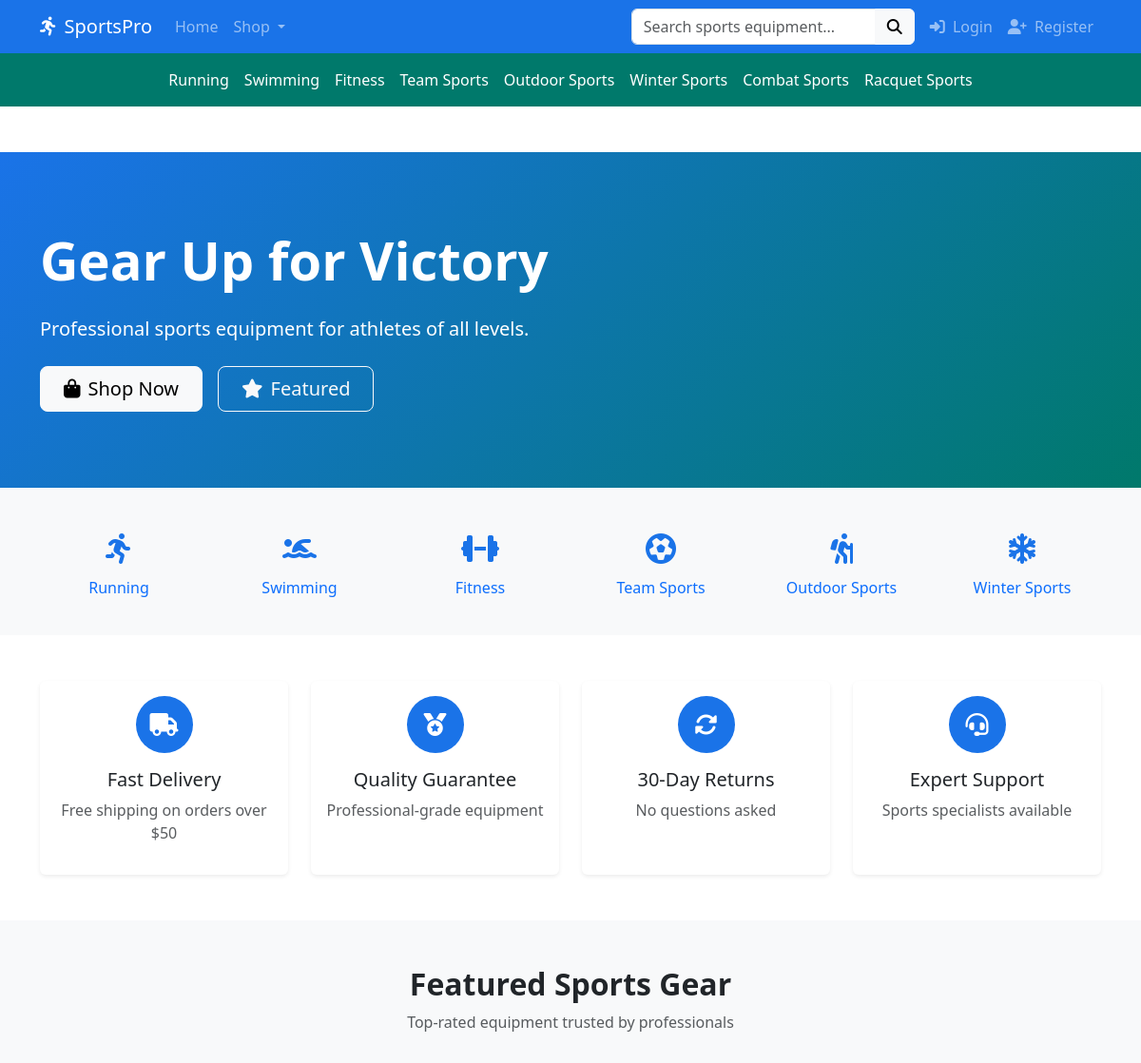
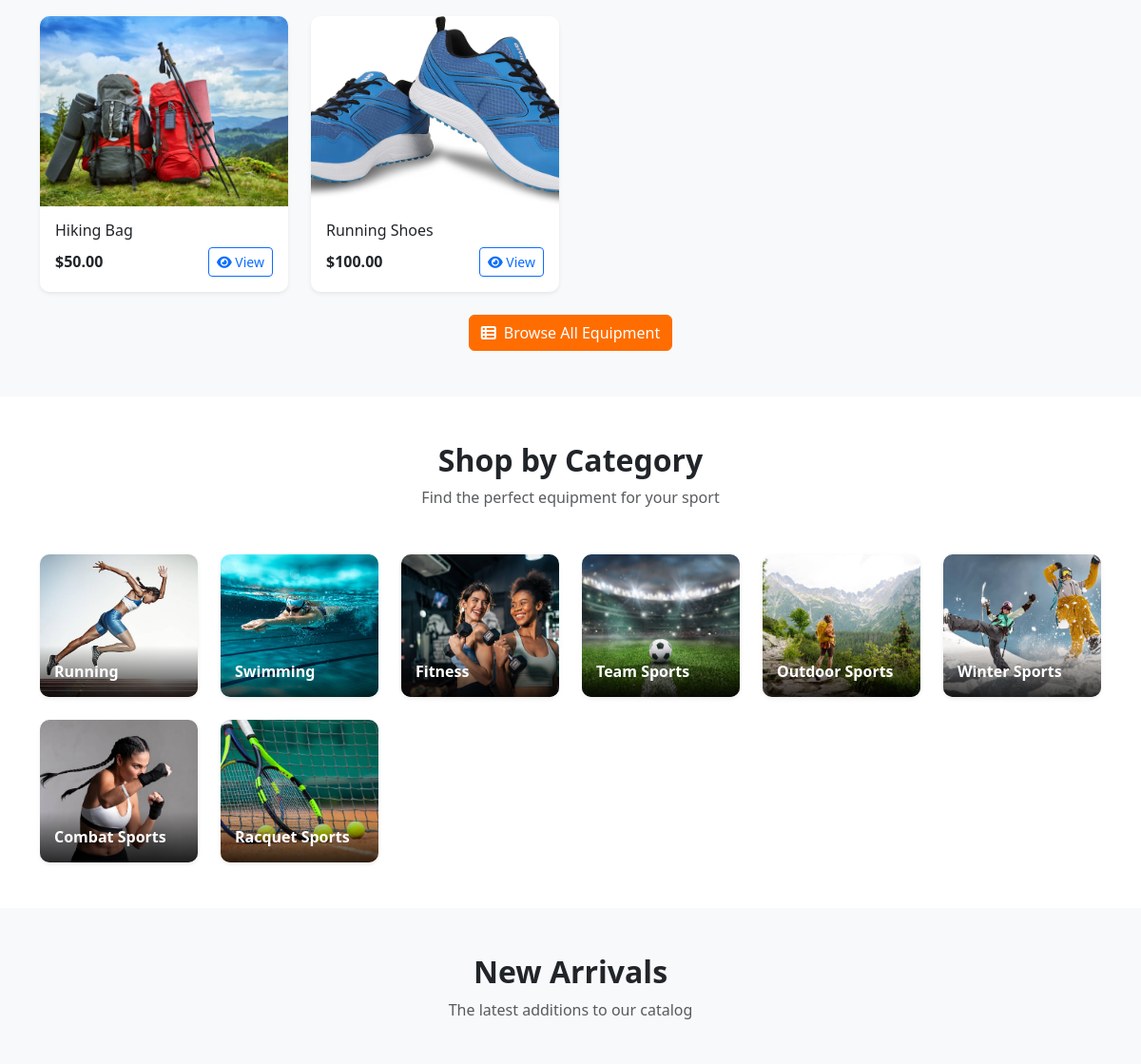
Before: /users/ (upper part) with the older database file (2 pictures, top to bottom).
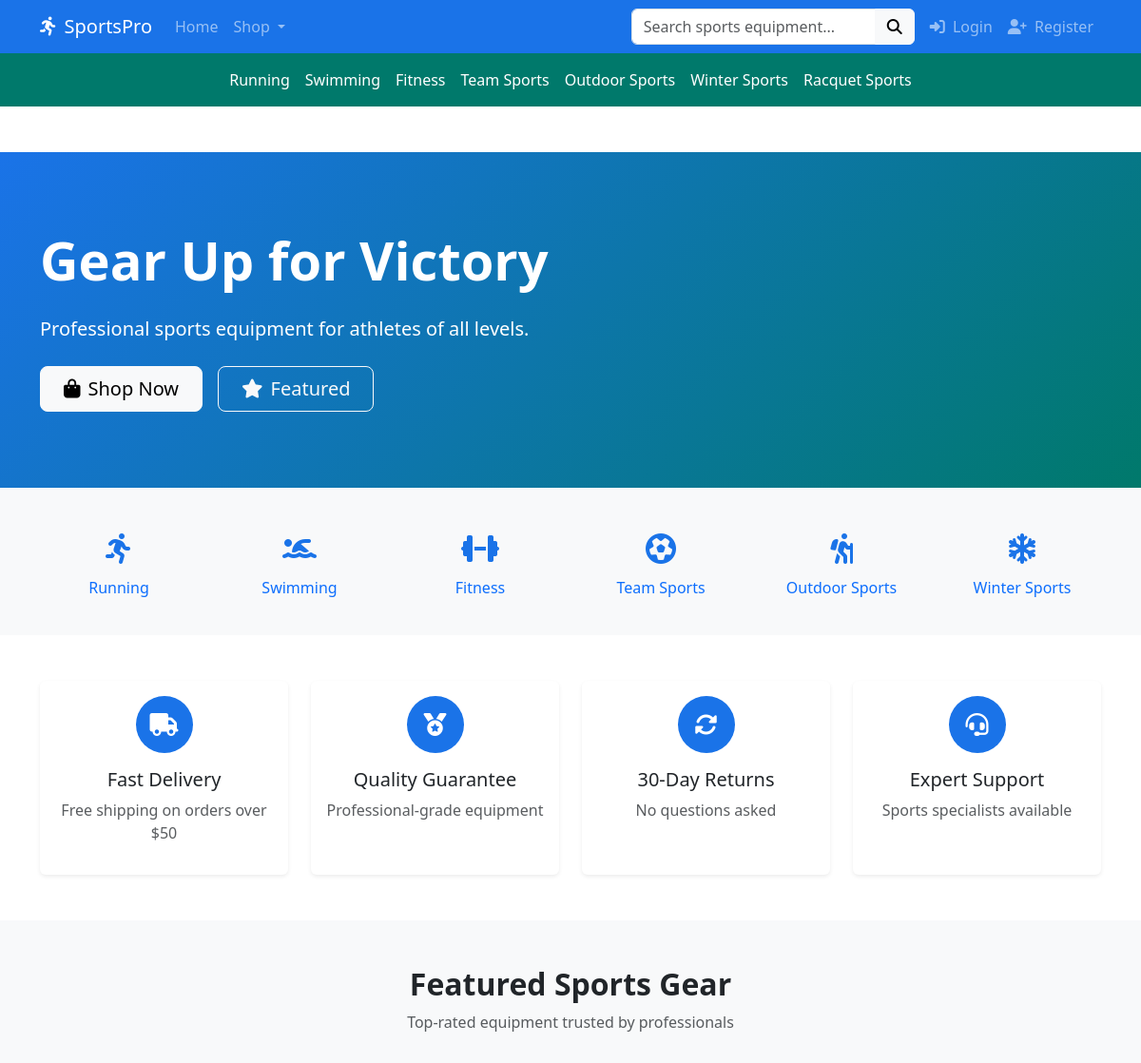
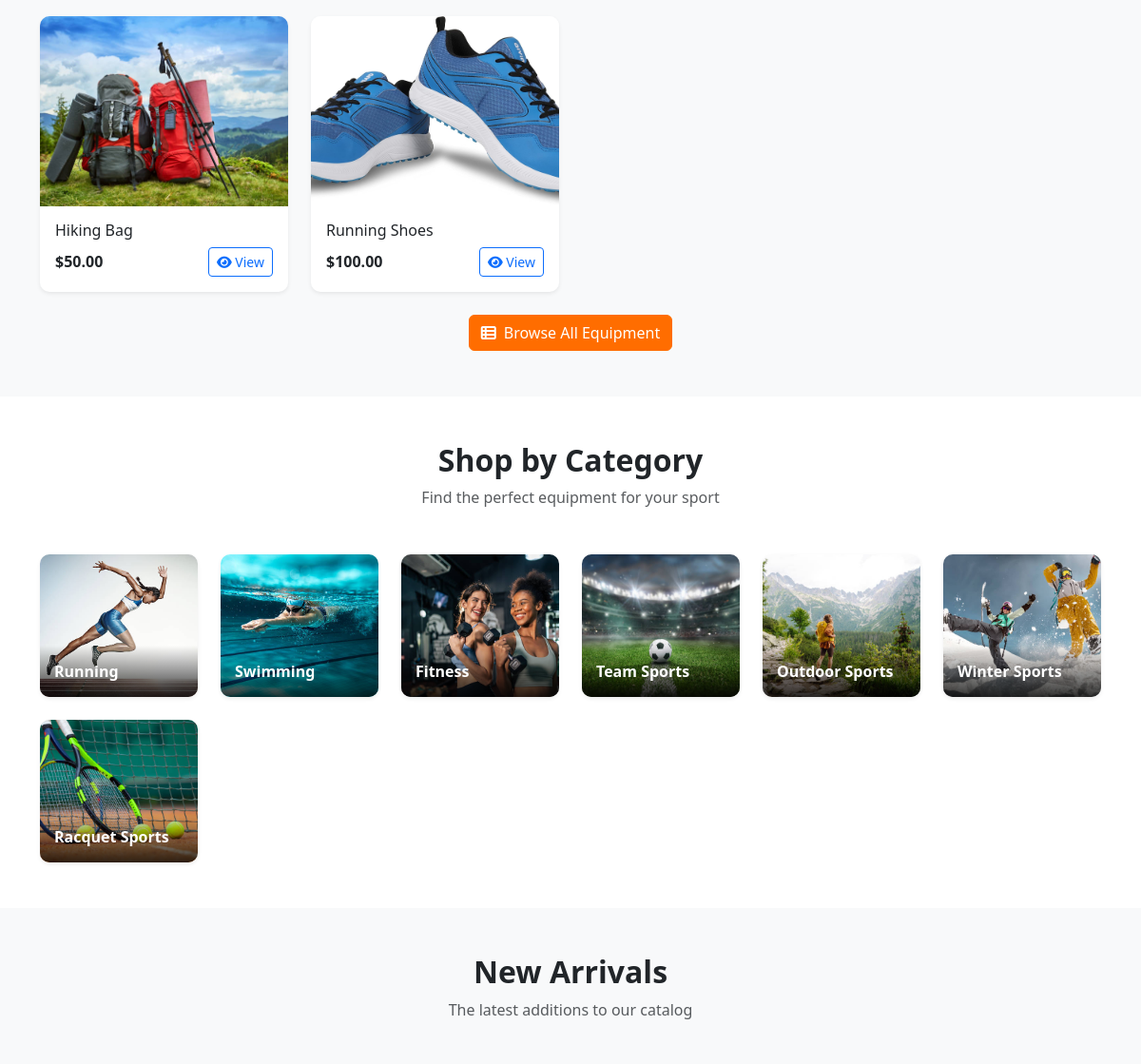
After: the same page with the newer database file (2 pictures, top to bottom).
### users/models.py (models this page shows, shortened)
class Category(models.Model):
    name = models.CharField(max_length=100, unique=True)
    slug = models.SlugField(max_length=100, unique=True)
    description = models.TextField(blank=True)
    image = models.ImageField(upload_to='categories/', blank=True)
    is_active = models.BooleanField(default=True)
    created_at = models.DateTimeField(auto_now_add=True)
    updated_at = models.DateTimeField(auto_now=True)
    class Meta:
        verbose_name_plural = 'Categories'

class Product(models.Model):
    BRAND_CHOICES = [
        ('nike', 'Nike'),
        ('adidas', 'Adidas'),
        ('puma', 'Puma'),
        ('reebok', 'Reebok'),
        ('under_armour', 'Under Armour'),
        ('new_balance', 'New Balance'),
        ('wilson', 'Wilson'),
        ('speedo', 'Speedo'),
        ('other', 'Other')
    ]
    SIZE_CATEGORIES = [
        ('XS', 'Extra Small'),
        ('S', 'Small'),
        ('M', 'Medium'),
        ('L', 'Large'),
        ('XL', 'Extra Large'),
        ('XXL', 'Double Extra Large'),
        ('NA', 'Not Applicable')
    ]
    name = models.CharField(max_length=200)
    slug = models.SlugField(max_length=200, unique=True)
    category = models.ForeignKey(Category, on_delete=models.CASCADE, related_name='products')
    brand = models.CharField(max_length=20, choices=BRAND_CHOICES, default='other')
    description = models.TextField()
    features = models.TextField(blank=True, help_text="Key product features and specifications")
    price = models.DecimalField(max_digits=10, decimal_places=2)
    image = models.ImageField(upload_to='products/')
    stock = models.PositiveIntegerField(default=0)
    is_available = models.BooleanField(default=True)
    size = models.CharField(max_length=3, choices=SIZE_CATEGORIES, default='NA')
    weight = models.DecimalField(max_digits=6, decimal_places=2, null=True, blank=True, help_text="Weight in kg")
    created_at = models.DateTimeField(auto_now_add=True)
    updated_at = models.DateTimeField(auto_now=True)
    wishlisted_by = models.ManyToManyField(Users, related_name='wishlisted_items', blank=True)

### users/views.py (the view)
# urls.py: path('', views.home, name='home'),
def home(request):
    featured_products = Product.objects.filter(is_available=True).order_by('-created_at')[:8]
    categories = Category.objects.filter(is_active=True)
    discounted_products = Product.objects.filter(
        is_available=True,
        discounts__is_active=True,
        discounts__valid_from__lte=timezone.now(),
        discounts__valid_to__gte=timezone.now()
    ).distinct()[:4]
    new_arrivals = Product.objects.filter(is_available=True).order_by('-created_at')[:4]
    product_brands = Product.BRAND_CHOICES
    context = {
        'featured_products': featured_products,
        'categories': categories,
        'discounted_products': discounted_products,
        'new_arrivals': new_arrivals,
        'product_brands': product_brands,
        'page_title': 'Sports Equipment Store',
    }
    return render(request, 'users/home.html', context)

### users/templates/users/home.html (shortened to what the changed rows need)
{% extends 'base.html' %}
{% load static %}
{% block content %}
<section class="hero-section">
    <div class="container position-relative">
        <div class="row align-items-center">
            <div class="col-lg-6">
                <h1 class="display-4 fw-bold mb-4">Gear Up for Victory</h1>
            </div>
        </div>
    </div>
</section>
<section class="py-4 bg-light">
    <div class="container">
        <div class="row g-4 justify-content-center">
            {% for category in categories|slice:":6" %}
            <div class="col text-center">
                <a href="{% url 'users:product_list_by_category' category.slug %}" class="text-decoration-none">
                    <div class="p-3">
                        <div class="sport-icon">
                            <i class="fas fa-{% if category.name == 'Team Sports' %}futbol{% elif category.name == 'Fitness' %}dumbbell{% elif category.name == 'Running' %}running{% elif category.name == 'Swimming' %}swimmer{% elif category.name == 'Outdoor Sports' %}hiking{% elif category.name == 'Winter Sports' %}snowflake{% elif category.name == 'Combat Sports' %}fist-raised{% elif category.name == 'Racquet Sports' %}table-tennis{% else %}medal{% endif %}"></i>
                        </div>
                        <h6 class="mb-0">{{ category.name }}</h6>
                    </div>
                </a>
            </div>
            {% endfor %}
        </div>
    </div>
</section>
<section class="py-5 bg-light" id="featured">
    <div class="container">
        <div class="text-center mb-5">
            <h2 class="fw-bold">Featured Sports Gear</h2>
        </div>
        <div class="row g-4">
            {% for product in featured_products|slice:":8" %}
                <div class="col-6 col-md-3">
                    <div class="card product-card shadow-sm">
                        <div class="product-img-container">
                            {% if product.image %}
                                <img src="{{ product.image.url }}" class="product-img" alt="{{ product.name }}">
                            {% else %}
                                <img src="https://via.placeholder.com/300x300?text=Product" class="product-img" alt="{{ product.name }}">
                            {% endif %}
                        </div>
                        <div class="card-body">
                            <h6 class="card-title">{{ product.name|truncatechars:30 }}</h6>
                            <div class="d-flex justify-content-between align-items-center">
                                <div>
                                    {% if product.discounts.exists %}
                                        <span class="fw-bold text-danger">${{ product.get_discount_price|floatformat:2 }}</span>
                                        <span class="text-muted text-decoration-line-through">${{ product.price }}</span>
                                    {% else %}
                                        <span class="fw-bold">${{ product.price }}</span>
                                    {% endif %}
                                </div>
                                <a href="{% url 'users:product_detail' product.slug %}" class="btn btn-sm btn-outline-primary">
                                    <i class="fas fa-eye"></i> View
                                </a>
                            </div>
                        </div>
                    </div>
                </div>
            {% empty %}
                <div class="col-12 text-center py-5">
                    <p class="text-muted">No featured products available at the moment.</p>
                </div>
            {% endfor %}
        </div>
    </div>
</section>
<section class="py-5">
    <div class="container">
        <div class="text-center mb-5">
            <h2 class="fw-bold">Shop by Category</h2>
        </div>
        <div class="row g-4">
            {% for category in categories %}
                <div class="col-6 col-md-4 col-lg-2">
                    <a href="{% url 'users:product_list_by_category' category.slug %}" class="text-decoration-none">
                        <div class="category-card shadow-sm">
                            {% if category.image %}
                                <img src="{{ category.image.url }}" class="category-img" alt="{{ category.name }}">
                            {% else %}
                                <img src="https://via.placeholder.com/300x150?text={{ category.name }}" class="category-img" alt="{{ category.name }}">
                            {% endif %}
                            <div class="category-name">{{ category.name }}</div>
                        </div>
                    </a>
                </div>
            {% empty %}
                <div class="col-12 text-center">
                    <p class="text-muted">Categories coming soon.</p>
                </div>
            {% endfor %}
        </div>
    </div>
</section>
<section class="py-5 bg-light">
    <div class="container">
        <div class="text-center mb-5">
            <h2 class="fw-bold">New Arrivals</h2>
        </div>
    </div>
</section>
{% endblock %}

### templates/base.html (shortened to what the changed rows need)
{% load static %}
<!DOCTYPE html>
<html lang="en">
<head>
    <link rel="stylesheet" href="https://cdn.jsdelivr.net/npm/bootstrap@5.3.0/dist/css/bootstrap.min.css">
    <link rel="stylesheet" href="https://cdnjs.cloudflare.com/ajax/libs/font-awesome/6.4.0/css/all.min.css">
    <link rel="stylesheet" href="https://cdn.jsdelivr.net/npm/bootstrap-icons@1.11.3/font/bootstrap-icons.min.css">
    <link rel="stylesheet" type="text/css" href="{% static 'css/style.css' %}">
</head>
<body>
    <nav class="navbar navbar-expand-lg category-nav d-none d-lg-block">
        <div class="container">
            <ul class="navbar-nav mx-auto">
                {% for category in categories|slice:":8" %}
                <li class="nav-item">
                    <a class="nav-link" href="{% url 'users:product_list_by_category' category.slug %}">{{ category.name }}</a>
                </li>
                {% endfor %}
            </ul>
        </div>
    </nav>
    <div class="main-content py-5">
        {% block content %}
        {% endblock %}
    </div>
</body>
</html>

Changed rows visible on the page:
removed Category: name "Combat Sports", image (picture)
